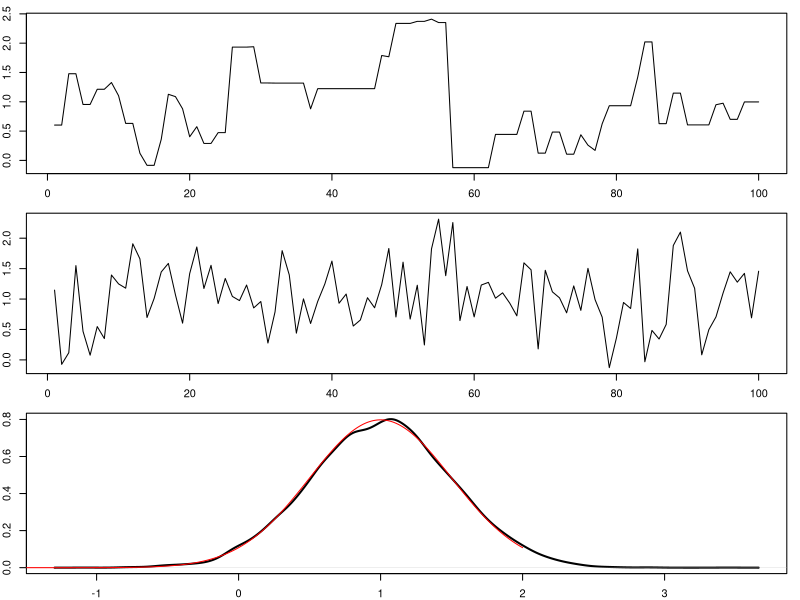
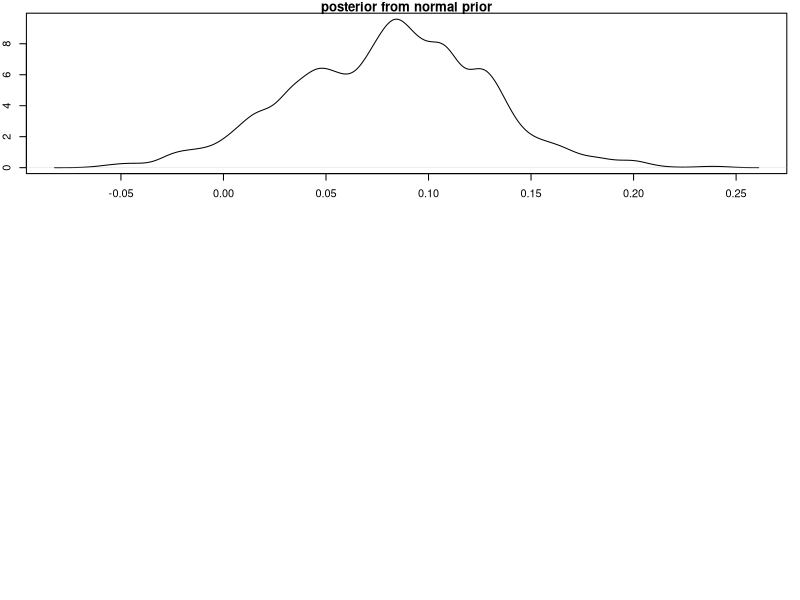

The R script that drew these images, in order:
## ---- chunk 1
library(mcmc)
h <- function(x, mu = 1, sd = 0.5) {
  y <- -log(sd) - (x - mu)^2 / (2 * sd^2)
} # un-normalized function (doesn't need to integrate as 1)

out <- metrop(obj = h, initial = 0, nbatch = 100, nspac = 1)
set.seed(123)

par(mfrow = c(3, 1))
par(mar = c(2, 2, 1, 1))
plot(out$batch, type = "l") # a time series with flat steps

out <- metrop(obj = h, initial = 0, nbatch = 100, nspac = 10)
plot(out$batch, type = "l") # a time series looks like a white noise

out <- metrop(obj = h, initial = 0, nbatch = 10000, nspac = 10)
plot(density(out$batch), main = "", lwd = 2)

xbase <- seq(-2, 2, 0.01)
ynorm <- dnorm(xbase, mean = 1, sd = 0.5)
lines(x = xbase, y = ynorm, type = "l", col = "red")
## ---- chunk 2
# set.seed(101)
library(mcmc)
set.seed(321)

# DGP
n <- 500
b0 <- c(.1, .1)
X <- cbind(1, rnorm(n))
Y <- X %*% b0 + rnorm(n)

b_OLS <- summary(lm(Y ~ -1 + X))
# "-1" because X has contained intercept
print(coef(b_OLS))

# Laplace-type estimator
L <- function(b) -0.5 * sum((Y - X %*% b)^2) - 0.5 * crossprod(b - c(0, 0))
# notice the "minus" sign of the OLS objective function
# here we use a normal prior around (0,0).
# results are very similar if we replace it with a flat prior so that
# L <- function(b) -0.5*sum((Y - X %*% b)^2)

nbatch <- 10000
out <- metrop(obj = L, initial = c(0, 0), nbatch = nbatch, nspac = 20)

# summarize the estimation
bhat2 <- out$batch[-(1:round(nbatch / 10)), 2] # remove the burn in
bhat2_point <- mean(bhat2)
bhat2_sd <- sd(bhat2)
bhat2_CI <- quantile(bhat2, c(.025, .975))

# compare with OLS
print(cat(
  "The posterior mean =", bhat2_point, " sd = ", bhat2_sd,
  " and C.I. = ", bhat2_CI, "\n"
))

plot(density(bhat2), main = "posterior from normal prior")
